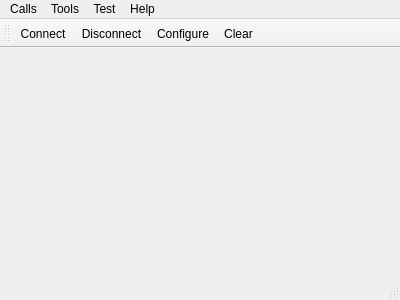
<?xml version="1.0" encoding="UTF-8"?>
<ui version="4.0">
 <class>MainWindow</class>
 <widget class="QMainWindow" name="MainWindow">
  <property name="geometry">
   <rect>
    <x>0</x>
    <y>0</y>
    <width>400</width>
    <height>300</height>
   </rect>
  </property>
  <property name="windowTitle">
   <string>Simple Terminal</string>
  </property>
  <widget class="QWidget" name="centralWidget">
   <layout class="QVBoxLayout" name="verticalLayout"/>
  </widget>
  <widget class="QMenuBar" name="menuBar">
   <property name="geometry">
    <rect>
     <x>0</x>
     <y>0</y>
     <width>400</width>
     <height>28</height>
    </rect>
   </property>
   <widget class="QMenu" name="menuCalls">
    <property name="title">
     <string>Calls</string>
    </property>
    <addaction name="actionConnect"/>
    <addaction name="actionDisconnect"/>
    <addaction name="separator"/>
    <addaction name="actionQuit"/>
   </widget>
   <widget class="QMenu" name="menuTools">
    <property name="title">
     <string>Tools</string>
    </property>
    <addaction name="actionConfigure"/>
    <addaction name="actionClear"/>
   </widget>
   <widget class="QMenu" name="menuHelp">
    <property name="title">
     <string>Help</string>
    </property>
    <addaction name="actionAbout"/>
    <addaction name="actionAboutQt"/>
   </widget>
   <widget class="QMenu" name="menusend">
    <property name="title">
     <string>Test</string>
    </property>
    <addaction name="actionSend"/>
    <addaction name="actionRead"/>
    <addaction name="actionTimer"/>
   </widget>
   <addaction name="menuCalls"/>
   <addaction name="menuTools"/>
   <addaction name="menusend"/>
   <addaction name="menuHelp"/>
  </widget>
  <widget class="QToolBar" name="mainToolBar">
   <attribute name="toolBarArea">
    <enum>TopToolBarArea</enum>
   </attribute>
   <attribute name="toolBarBreak">
    <bool>false</bool>
   </attribute>
   <addaction name="actionConnect"/>
   <addaction name="actionDisconnect"/>
   <addaction name="actionConfigure"/>
   <addaction name="actionClear"/>
  </widget>
  <widget class="QStatusBar" name="statusBar"/>
  <action name="actionAbout">
   <property name="text">
    <string>&amp;About</string>
   </property>
   <property name="toolTip">
    <string>About program</string>
   </property>
   <property name="shortcut">
    <string>Alt+A</string>
   </property>
  </action>
  <action name="actionAboutQt">
   <property name="text">
    <string>About Qt</string>
   </property>
  </action>
  <action name="actionConnect">
   <property name="icon">
    <iconset resource="terminal.qrc">
     <normaloff>:/images/connect.png</normaloff>:/images/connect.png</iconset>
   </property>
   <property name="text">
    <string>C&amp;onnect</string>
   </property>
   <property name="toolTip">
    <string>Connect to serial port</string>
   </property>
   <property name="shortcut">
    <string>Ctrl+O</string>
   </property>
  </action>
  <action name="actionDisconnect">
   <property name="icon">
    <iconset resource="terminal.qrc">
     <normaloff>:/images/disconnect.png</normaloff>:/images/disconnect.png</iconset>
   </property>
   <property name="text">
    <string>&amp;Disconnect</string>
   </property>
   <property name="toolTip">
    <string>Disconnect from serial port</string>
   </property>
   <property name="shortcut">
    <string>Ctrl+D</string>
   </property>
  </action>
  <action name="actionConfigure">
   <property name="icon">
    <iconset resource="terminal.qrc">
     <normaloff>:/images/settings.png</normaloff>:/images/settings.png</iconset>
   </property>
   <property name="text">
    <string>&amp;Configure</string>
   </property>
   <property name="toolTip">
    <string>Configure serial port</string>
   </property>
   <property name="shortcut">
    <string>Alt+C</string>
   </property>
  </action>
  <action name="actionClear">
   <property name="icon">
    <iconset resource="terminal.qrc">
     <normaloff>:/images/clear.png</normaloff>:/images/clear.png</iconset>
   </property>
   <property name="text">
    <string>C&amp;lear</string>
   </property>
   <property name="toolTip">
    <string>Clear data</string>
   </property>
   <property name="shortcut">
    <string>Alt+L</string>
   </property>
  </action>
  <action name="actionQuit">
   <property name="icon">
    <iconset resource="terminal.qrc">
     <normaloff>:/images/application-exit.png</normaloff>:/images/application-exit.png</iconset>
   </property>
   <property name="text">
    <string>&amp;Quit</string>
   </property>
   <property name="shortcut">
    <string>Ctrl+Q</string>
   </property>
  </action>
  <action name="actionSend">
   <property name="text">
    <string>Send</string>
   </property>
   <property name="toolTip">
    <string>Sendtest</string>
   </property>
  </action>
  <action name="actionRead">
   <property name="text">
    <string>Read</string>
   </property>
   <property name="toolTip">
    <string>readTest</string>
   </property>
  </action>
  <action name="actionTimer">
   <property name="text">
    <string>start timer</string>
   </property>
   <property name="toolTip">
    <string>startTimer</string>
   </property>
  </action>
 </widget>
 <layoutdefault spacing="6" margin="11"/>
 <resources>
  <include location="terminal.qrc"/>
 </resources>
 <connections/>
</ui>
